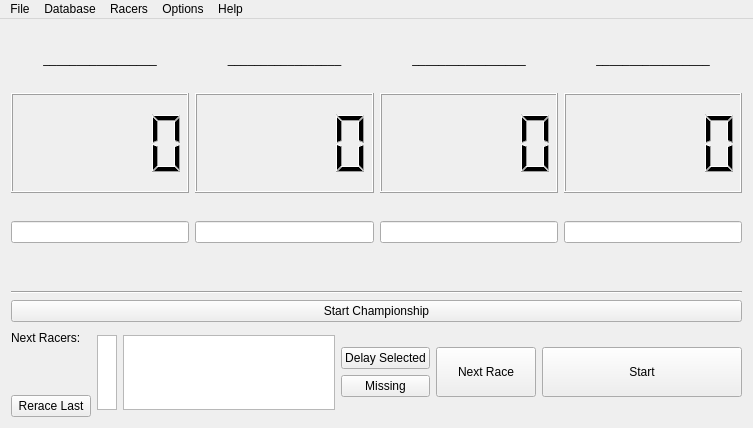
<?xml version="1.0" encoding="UTF-8"?>
<ui version="4.0">
 <class>pinewoodPC</class>
 <widget class="QMainWindow" name="pinewoodPC">
  <property name="geometry">
   <rect>
    <x>0</x>
    <y>0</y>
    <width>753</width>
    <height>428</height>
   </rect>
  </property>
  <property name="windowTitle">
   <string>PinewoodPC</string>
  </property>
  <property name="windowIcon">
   <iconset>
    <normaloff>../Documents/pine.ico</normaloff>../Documents/pine.ico</iconset>
  </property>
  <widget class="QWidget" name="centralWidget">
   <layout class="QVBoxLayout" name="verticalLayout_2">
    <item>
     <layout class="QVBoxLayout" name="verticalLayout">
      <item>
       <layout class="QHBoxLayout" name="horizontalLayout">
        <item>
         <layout class="QVBoxLayout" name="verticalLayout_3">
          <item>
           <spacer name="verticalSpacer_6">
            <property name="orientation">
             <enum>Qt::Vertical</enum>
            </property>
            <property name="sizeHint" stdset="0">
             <size>
              <width>20</width>
              <height>40</height>
             </size>
            </property>
           </spacer>
          </item>
          <item>
           <widget class="QLabel" name="label">
            <property name="text">
             <string>_________________</string>
            </property>
            <property name="alignment">
             <set>Qt::AlignCenter</set>
            </property>
           </widget>
          </item>
          <item>
           <spacer name="verticalSpacer_10">
            <property name="orientation">
             <enum>Qt::Vertical</enum>
            </property>
            <property name="sizeHint" stdset="0">
             <size>
              <width>20</width>
              <height>40</height>
             </size>
            </property>
           </spacer>
          </item>
          <item>
           <widget class="QLCDNumber" name="lcdNumber">
            <property name="minimumSize">
             <size>
              <width>0</width>
              <height>100</height>
             </size>
            </property>
            <property name="smallDecimalPoint">
             <bool>false</bool>
            </property>
            <property name="numDigits">
             <number>5</number>
            </property>
            <property name="segmentStyle">
             <enum>QLCDNumber::Filled</enum>
            </property>
            <property name="value" stdset="0">
             <double>0.000000000000000</double>
            </property>
           </widget>
          </item>
          <item>
           <spacer name="verticalSpacer">
            <property name="orientation">
             <enum>Qt::Vertical</enum>
            </property>
            <property name="sizeHint" stdset="0">
             <size>
              <width>20</width>
              <height>40</height>
             </size>
            </property>
           </spacer>
          </item>
          <item>
           <widget class="QLineEdit" name="lineEdit">
            <property name="inputMethodHints">
             <set>Qt::ImhDigitsOnly|Qt::ImhPreferNumbers</set>
            </property>
            <property name="alignment">
             <set>Qt::AlignCenter</set>
            </property>
           </widget>
          </item>
          <item>
           <spacer name="verticalSpacer_17">
            <property name="orientation">
             <enum>Qt::Vertical</enum>
            </property>
            <property name="sizeHint" stdset="0">
             <size>
              <width>20</width>
              <height>40</height>
             </size>
            </property>
           </spacer>
          </item>
         </layout>
        </item>
        <item>
         <layout class="QVBoxLayout" name="verticalLayout_4">
          <item>
           <spacer name="verticalSpacer_7">
            <property name="orientation">
             <enum>Qt::Vertical</enum>
            </property>
            <property name="sizeHint" stdset="0">
             <size>
              <width>20</width>
              <height>40</height>
             </size>
            </property>
           </spacer>
          </item>
          <item>
           <widget class="QLabel" name="label_2">
            <property name="text">
             <string>_________________</string>
            </property>
            <property name="alignment">
             <set>Qt::AlignCenter</set>
            </property>
           </widget>
          </item>
          <item>
           <spacer name="verticalSpacer_11">
            <property name="orientation">
             <enum>Qt::Vertical</enum>
            </property>
            <property name="sizeHint" stdset="0">
             <size>
              <width>20</width>
              <height>40</height>
             </size>
            </property>
           </spacer>
          </item>
          <item>
           <widget class="QLCDNumber" name="lcdNumber_2">
            <property name="minimumSize">
             <size>
              <width>0</width>
              <height>100</height>
             </size>
            </property>
            <property name="numDigits">
             <number>5</number>
            </property>
           </widget>
          </item>
          <item>
           <spacer name="verticalSpacer_14">
            <property name="orientation">
             <enum>Qt::Vertical</enum>
            </property>
            <property name="sizeHint" stdset="0">
             <size>
              <width>20</width>
              <height>40</height>
             </size>
            </property>
           </spacer>
          </item>
          <item>
           <widget class="QLineEdit" name="lineEdit_2">
            <property name="inputMethodHints">
             <set>Qt::ImhDigitsOnly|Qt::ImhPreferNumbers</set>
            </property>
            <property name="alignment">
             <set>Qt::AlignCenter</set>
            </property>
           </widget>
          </item>
          <item>
           <spacer name="verticalSpacer_18">
            <property name="orientation">
             <enum>Qt::Vertical</enum>
            </property>
            <property name="sizeHint" stdset="0">
             <size>
              <width>20</width>
              <height>40</height>
             </size>
            </property>
           </spacer>
          </item>
         </layout>
        </item>
        <item>
         <layout class="QVBoxLayout" name="verticalLayout_5">
          <item>
           <spacer name="verticalSpacer_8">
            <property name="orientation">
             <enum>Qt::Vertical</enum>
            </property>
            <property name="sizeHint" stdset="0">
             <size>
              <width>20</width>
              <height>40</height>
             </size>
            </property>
           </spacer>
          </item>
          <item>
           <widget class="QLabel" name="label_3">
            <property name="text">
             <string>_________________</string>
            </property>
            <property name="alignment">
             <set>Qt::AlignCenter</set>
            </property>
           </widget>
          </item>
          <item>
           <spacer name="verticalSpacer_12">
            <property name="orientation">
             <enum>Qt::Vertical</enum>
            </property>
            <property name="sizeHint" stdset="0">
             <size>
              <width>20</width>
              <height>40</height>
             </size>
            </property>
           </spacer>
          </item>
          <item>
           <widget class="QLCDNumber" name="lcdNumber_3">
            <property name="minimumSize">
             <size>
              <width>0</width>
              <height>100</height>
             </size>
            </property>
            <property name="smallDecimalPoint">
             <bool>false</bool>
            </property>
            <property name="numDigits">
             <number>5</number>
            </property>
            <property name="segmentStyle">
             <enum>QLCDNumber::Filled</enum>
            </property>
           </widget>
          </item>
          <item>
           <spacer name="verticalSpacer_15">
            <property name="orientation">
             <enum>Qt::Vertical</enum>
            </property>
            <property name="sizeHint" stdset="0">
             <size>
              <width>20</width>
              <height>40</height>
             </size>
            </property>
           </spacer>
          </item>
          <item>
           <widget class="QLineEdit" name="lineEdit_3">
            <property name="inputMethodHints">
             <set>Qt::ImhDigitsOnly|Qt::ImhPreferNumbers</set>
            </property>
            <property name="alignment">
             <set>Qt::AlignCenter</set>
            </property>
           </widget>
          </item>
          <item>
           <spacer name="verticalSpacer_19">
            <property name="orientation">
             <enum>Qt::Vertical</enum>
            </property>
            <property name="sizeHint" stdset="0">
             <size>
              <width>20</width>
              <height>40</height>
             </size>
            </property>
           </spacer>
          </item>
         </layout>
        </item>
        <item>
         <layout class="QVBoxLayout" name="verticalLayout_6">
          <item>
           <spacer name="verticalSpacer_9">
            <property name="orientation">
             <enum>Qt::Vertical</enum>
            </property>
            <property name="sizeHint" stdset="0">
             <size>
              <width>20</width>
              <height>40</height>
             </size>
            </property>
           </spacer>
          </item>
          <item>
           <widget class="QLabel" name="label_4">
            <property name="text">
             <string>_________________</string>
            </property>
            <property name="alignment">
             <set>Qt::AlignCenter</set>
            </property>
           </widget>
          </item>
          <item>
           <spacer name="verticalSpacer_13">
            <property name="orientation">
             <enum>Qt::Vertical</enum>
            </property>
            <property name="sizeHint" stdset="0">
             <size>
              <width>20</width>
              <height>40</height>
             </size>
            </property>
           </spacer>
          </item>
          <item>
           <widget class="QLCDNumber" name="lcdNumber_4">
            <property name="minimumSize">
             <size>
              <width>0</width>
              <height>100</height>
             </size>
            </property>
            <property name="smallDecimalPoint">
             <bool>false</bool>
            </property>
            <property name="numDigits">
             <number>5</number>
            </property>
            <property name="digitCount">
             <number>5</number>
            </property>
            <property name="segmentStyle">
             <enum>QLCDNumber::Filled</enum>
            </property>
            <property name="value" stdset="0">
             <double>0.000000000000000</double>
            </property>
           </widget>
          </item>
          <item>
           <spacer name="verticalSpacer_16">
            <property name="orientation">
             <enum>Qt::Vertical</enum>
            </property>
            <property name="sizeHint" stdset="0">
             <size>
              <width>20</width>
              <height>40</height>
             </size>
            </property>
           </spacer>
          </item>
          <item>
           <widget class="QLineEdit" name="lineEdit_4">
            <property name="inputMethodHints">
             <set>Qt::ImhDigitsOnly|Qt::ImhPreferNumbers</set>
            </property>
            <property name="alignment">
             <set>Qt::AlignCenter</set>
            </property>
           </widget>
          </item>
          <item>
           <spacer name="verticalSpacer_20">
            <property name="orientation">
             <enum>Qt::Vertical</enum>
            </property>
            <property name="sizeHint" stdset="0">
             <size>
              <width>20</width>
              <height>40</height>
             </size>
            </property>
           </spacer>
          </item>
         </layout>
        </item>
       </layout>
      </item>
      <item>
       <spacer name="horizontalSpacer">
        <property name="orientation">
         <enum>Qt::Horizontal</enum>
        </property>
        <property name="sizeHint" stdset="0">
         <size>
          <width>40</width>
          <height>20</height>
         </size>
        </property>
       </spacer>
      </item>
      <item>
       <spacer name="verticalSpacer_21">
        <property name="orientation">
         <enum>Qt::Vertical</enum>
        </property>
        <property name="sizeHint" stdset="0">
         <size>
          <width>20</width>
          <height>40</height>
         </size>
        </property>
       </spacer>
      </item>
      <item>
       <widget class="Line" name="line">
        <property name="orientation">
         <enum>Qt::Horizontal</enum>
        </property>
       </widget>
      </item>
      <item>
       <widget class="QPushButton" name="pushButton_5">
        <property name="text">
         <string>Start Championship</string>
        </property>
       </widget>
      </item>
      <item>
       <layout class="QVBoxLayout" name="verticalLayout_7">
        <item>
         <layout class="QHBoxLayout" name="horizontalLayout_3">
          <item>
           <layout class="QVBoxLayout" name="verticalLayout_9">
            <item>
             <spacer name="verticalSpacer_3">
              <property name="orientation">
               <enum>Qt::Vertical</enum>
              </property>
              <property name="sizeHint" stdset="0">
               <size>
                <width>20</width>
                <height>40</height>
               </size>
              </property>
             </spacer>
            </item>
            <item>
             <widget class="QLabel" name="label_5">
              <property name="text">
               <string>Next Racers:</string>
              </property>
             </widget>
            </item>
            <item>
             <spacer name="verticalSpacer_2">
              <property name="orientation">
               <enum>Qt::Vertical</enum>
              </property>
              <property name="sizeHint" stdset="0">
               <size>
                <width>20</width>
                <height>80</height>
               </size>
              </property>
             </spacer>
            </item>
            <item>
             <widget class="QPushButton" name="pushButton_6">
              <property name="text">
               <string>Rerace Last</string>
              </property>
             </widget>
            </item>
           </layout>
          </item>
          <item>
           <widget class="QListWidget" name="listWidget_2">
            <property name="enabled">
             <bool>true</bool>
            </property>
            <property name="maximumSize">
             <size>
              <width>20</width>
              <height>75</height>
             </size>
            </property>
            <property name="selectionMode">
             <enum>QAbstractItemView::NoSelection</enum>
            </property>
           </widget>
          </item>
          <item>
           <widget class="QListWidget" name="listWidget">
            <property name="maximumSize">
             <size>
              <width>16777215</width>
              <height>75</height>
             </size>
            </property>
            <property name="editTriggers">
             <set>QAbstractItemView::NoEditTriggers</set>
            </property>
            <property name="showDropIndicator" stdset="0">
             <bool>false</bool>
            </property>
           </widget>
          </item>
          <item>
           <layout class="QVBoxLayout" name="verticalLayout_8">
            <item>
             <spacer name="verticalSpacer_4">
              <property name="orientation">
               <enum>Qt::Vertical</enum>
              </property>
              <property name="sizeHint" stdset="0">
               <size>
                <width>20</width>
                <height>40</height>
               </size>
              </property>
             </spacer>
            </item>
            <item>
             <widget class="QPushButton" name="pushButton_2">
              <property name="text">
               <string>Delay Selected</string>
              </property>
             </widget>
            </item>
            <item>
             <widget class="QPushButton" name="pushButton_3">
              <property name="text">
               <string>Missing</string>
              </property>
             </widget>
            </item>
            <item>
             <spacer name="verticalSpacer_5">
              <property name="orientation">
               <enum>Qt::Vertical</enum>
              </property>
              <property name="sizeHint" stdset="0">
               <size>
                <width>20</width>
                <height>40</height>
               </size>
              </property>
             </spacer>
            </item>
           </layout>
          </item>
          <item>
           <widget class="QPushButton" name="pushButton_4">
            <property name="minimumSize">
             <size>
              <width>100</width>
              <height>50</height>
             </size>
            </property>
            <property name="text">
             <string>Next Race</string>
            </property>
           </widget>
          </item>
          <item>
           <widget class="QPushButton" name="pushButton">
            <property name="minimumSize">
             <size>
              <width>200</width>
              <height>50</height>
             </size>
            </property>
            <property name="maximumSize">
             <size>
              <width>200</width>
              <height>50</height>
             </size>
            </property>
            <property name="text">
             <string>Start</string>
            </property>
           </widget>
          </item>
         </layout>
        </item>
       </layout>
      </item>
     </layout>
    </item>
   </layout>
  </widget>
  <widget class="QMenuBar" name="menuBar">
   <property name="geometry">
    <rect>
     <x>0</x>
     <y>0</y>
     <width>753</width>
     <height>21</height>
    </rect>
   </property>
   <widget class="QMenu" name="menuFile">
    <property name="title">
     <string>File</string>
    </property>
    <addaction name="actionSingle_race"/>
    <addaction name="actionChampionship"/>
    <addaction name="separator"/>
    <addaction name="actionExit"/>
   </widget>
   <widget class="QMenu" name="menuDatabase">
    <property name="title">
     <string>Database</string>
    </property>
    <addaction name="actionNew_Database"/>
    <addaction name="separator"/>
    <addaction name="actionLoad_Database"/>
    <addaction name="actionSave_Database"/>
    <addaction name="separator"/>
    <addaction name="actionAutosave"/>
   </widget>
   <widget class="QMenu" name="menuRacers">
    <property name="title">
     <string>Racers</string>
    </property>
    <addaction name="actionView_Racers"/>
    <addaction name="actionManage_Racers"/>
    <addaction name="actionPriority_List"/>
   </widget>
   <widget class="QMenu" name="menuOptions">
    <property name="title">
     <string>Options</string>
    </property>
    <widget class="QMenu" name="menuScreen">
     <property name="title">
      <string>Screen</string>
     </property>
     <addaction name="actionNormal_Screen"/>
     <addaction name="actionFull_Screen"/>
    </widget>
    <widget class="QMenu" name="menuLanguage">
     <property name="title">
      <string>Language</string>
     </property>
     <addaction name="actionEnglish"/>
     <addaction name="actionHungarian"/>
    </widget>
    <addaction name="menuScreen"/>
    <addaction name="menuLanguage"/>
   </widget>
   <widget class="QMenu" name="menuHelp">
    <property name="title">
     <string>Help</string>
    </property>
    <addaction name="actionGuide"/>
    <addaction name="actionAbout"/>
   </widget>
   <addaction name="menuFile"/>
   <addaction name="menuDatabase"/>
   <addaction name="menuRacers"/>
   <addaction name="menuOptions"/>
   <addaction name="menuHelp"/>
  </widget>
  <action name="actionExit">
   <property name="text">
    <string>Exit</string>
   </property>
  </action>
  <action name="actionSingle_race">
   <property name="text">
    <string>Single Race</string>
   </property>
  </action>
  <action name="actionChampionship">
   <property name="text">
    <string>Championship</string>
   </property>
  </action>
  <action name="actionNew_Database">
   <property name="text">
    <string>New Database</string>
   </property>
  </action>
  <action name="actionLoad_Database">
   <property name="text">
    <string>Load Database</string>
   </property>
  </action>
  <action name="actionSave_Database">
   <property name="text">
    <string>Save Database</string>
   </property>
  </action>
  <action name="actionAutosave">
   <property name="checkable">
    <bool>true</bool>
   </property>
   <property name="text">
    <string>Autosave</string>
   </property>
  </action>
  <action name="actionView_Racers">
   <property name="text">
    <string>View Racers</string>
   </property>
  </action>
  <action name="actionManage_Racers">
   <property name="text">
    <string>Manage Racers</string>
   </property>
  </action>
  <action name="actionPriority_List">
   <property name="text">
    <string>Priority List</string>
   </property>
  </action>
  <action name="actionGuide">
   <property name="text">
    <string>Guide</string>
   </property>
  </action>
  <action name="actionAbout">
   <property name="text">
    <string>About</string>
   </property>
  </action>
  <action name="actionNormal_Screen">
   <property name="checkable">
    <bool>true</bool>
   </property>
   <property name="checked">
    <bool>true</bool>
   </property>
   <property name="enabled">
    <bool>true</bool>
   </property>
   <property name="text">
    <string>Normal Screen</string>
   </property>
  </action>
  <action name="actionFull_Screen">
   <property name="checkable">
    <bool>true</bool>
   </property>
   <property name="enabled">
    <bool>true</bool>
   </property>
   <property name="text">
    <string>Full Screen</string>
   </property>
  </action>
  <action name="actionEnglish">
   <property name="checkable">
    <bool>true</bool>
   </property>
   <property name="text">
    <string>English</string>
   </property>
  </action>
  <action name="actionHungarian">
   <property name="checkable">
    <bool>true</bool>
   </property>
   <property name="text">
    <string>Hungarian</string>
   </property>
  </action>
 </widget>
 <layoutdefault spacing="6" margin="11"/>
 <resources/>
 <connections>
  <connection>
   <sender>lineEdit</sender>
   <signal>textChanged(QString)</signal>
   <receiver>lineEdit_2</receiver>
   <slot>setFocus()</slot>
   <hints>
    <hint type="sourcelabel">
     <x>127</x>
     <y>252</y>
    </hint>
    <hint type="destinationlabel">
     <x>228</x>
     <y>252</y>
    </hint>
   </hints>
  </connection>
  <connection>
   <sender>lineEdit_2</sender>
   <signal>textChanged(QString)</signal>
   <receiver>lineEdit_3</receiver>
   <slot>setFocus()</slot>
   <hints>
    <hint type="sourcelabel">
     <x>322</x>
     <y>249</y>
    </hint>
    <hint type="destinationlabel">
     <x>439</x>
     <y>251</y>
    </hint>
   </hints>
  </connection>
  <connection>
   <sender>lineEdit_3</sender>
   <signal>textChanged(QString)</signal>
   <receiver>lineEdit_4</receiver>
   <slot>setFocus()</slot>
   <hints>
    <hint type="sourcelabel">
     <x>498</x>
     <y>251</y>
    </hint>
    <hint type="destinationlabel">
     <x>617</x>
     <y>254</y>
    </hint>
   </hints>
  </connection>
  <connection>
   <sender>pushButton</sender>
   <signal>clicked()</signal>
   <receiver>lineEdit</receiver>
   <slot>setFocus()</slot>
   <hints>
    <hint type="sourcelabel">
     <x>640</x>
     <y>373</y>
    </hint>
    <hint type="destinationlabel">
     <x>82</x>
     <y>257</y>
    </hint>
   </hints>
  </connection>
 </connections>
</ui>
